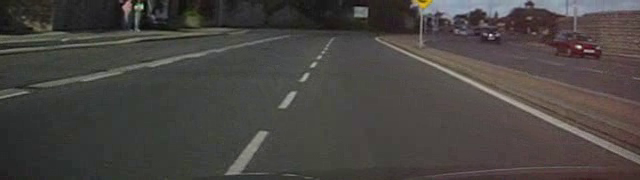
#> input picture frame 38 of StayingInLane.avi, 640 x 180 px
$ python Hough.py
#> lines starting #> are read from the running program, lines starting #| are printed output that depends on the picture; after the words box and inside, x2 and y2 are one past the last pixel; in counts of white or black regions, pixels touching at a corner belong together
import cv2
import numpy as np


def hough_transform(frame):
    video = cv2.VideoCapture('StayingInLane.avi')

    while True:
        ret, orig_frame = video.read()
#> orig_frame is the input picture: shape (180, 640, 3); mean B, G, R 66.1, 69, 72.8
        if not ret:
            video = cv2.VideoCapture("StayingInLane.avi")
            continue

        hsv = cv2.cvtColor(orig_frame, cv2.COLOR_BGR2HSV)
#> hsv: shape (180, 640, 3); mean H, S, V 51.2, 30.6, 74.2
        hsv = cv2.Canny(hsv, 25, 50)
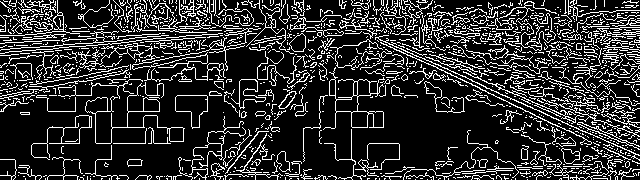
#> hsv: shape (180, 640); 18.9% white in thin lines or dots
        hsv = cv2.GaussianBlur(hsv, (3, 3), 0)
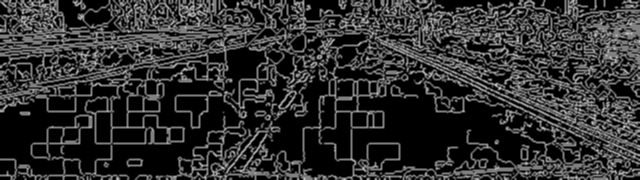
#> hsv: shape (180, 640); min 0, max 207, mean 48.3
        vertices = np.array([[50,40],[30,60], [60,255], [50,70], [220,240], [40,50]], np.int32)
        # [6 lines of commented-out code are left out]
        hsv = roi(hsv, [vertices])
#> in roi, `cv2.fillPoly(mask, vertices, 255)`:
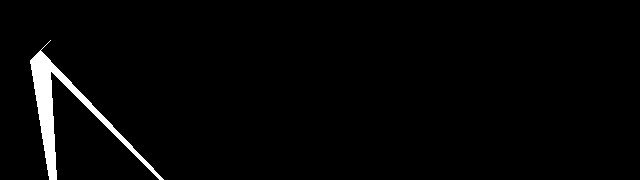
#> mask: shape (180, 640); 2.3% white; 1 white region, box (x1, y1, x2, y2) and area: (30, 40, 164, 180) 2684
#> in roi, `masked = cv2.bitwise_and(img, mask)`:
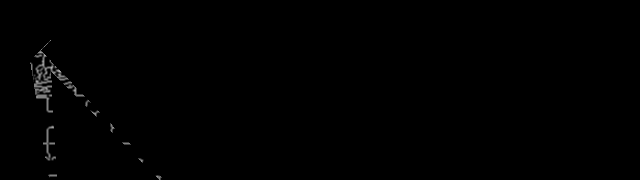
#> masked: shape (180, 640); min 0, max 175, mean 0.9

        lines = cv2.HoughLinesP(hsv, 1, np.pi/180, 30, maxLineGap=50)
#> lines = 18 rows, first 6: [37, 53, 161, 177], [36, 55, 160, 179], [40, 50, 49, 177], [44, 46, 51, 176], [39, 51, 129, 144], [38, 55, 160, 177]
        if lines is not None:
            for line in lines:
                x1, y1, x2, y2 = line[0]
                cv2.line(hsv, (x1, y1), (x2, y2), (0, 255, 0), 5)
#> this loop made 18 passes
#> (x1, y1, x2, y2) on passes 1 to 12: (37, 53, 161, 177), (36, 55, 160, 179), (40, 50, 49, 177), (44, 46, 51, 176), (39, 51, 129, 144), (38, 55, 160, 177), (35, 55, 54, 176), (30, 62, 50, 176), (36, 56, 159, 179), (45, 55, 56, 176), (31, 62, 53, 158), (38, 53, 112, 125)
#> hsv: shape (180, 640); 1.11% of pixels changed, all inside (x1, y1, x2, y2) = (30, 40, 162, 180)
        cv2.imshow("frame", orig_frame)
        cv2.imshow("edges", hsv)

        key = cv2.waitKey(25)
#> (key Esc is pressed here)
        if key == 27:
            break
    video.release()
    cv2.destroyAllWindows()


def roi(img, vertices):
    mask = np.zeros_like(img)
    cv2.fillPoly(mask, vertices, 255)
    masked = cv2.bitwise_and(img, mask)
    return masked


edge = cv2.VideoCapture('StayingInLane.avi')
#edge_detection(edge)
#clip = cv2.VideoCapture('StayingInLane.avi')
hough_transform(edge)
